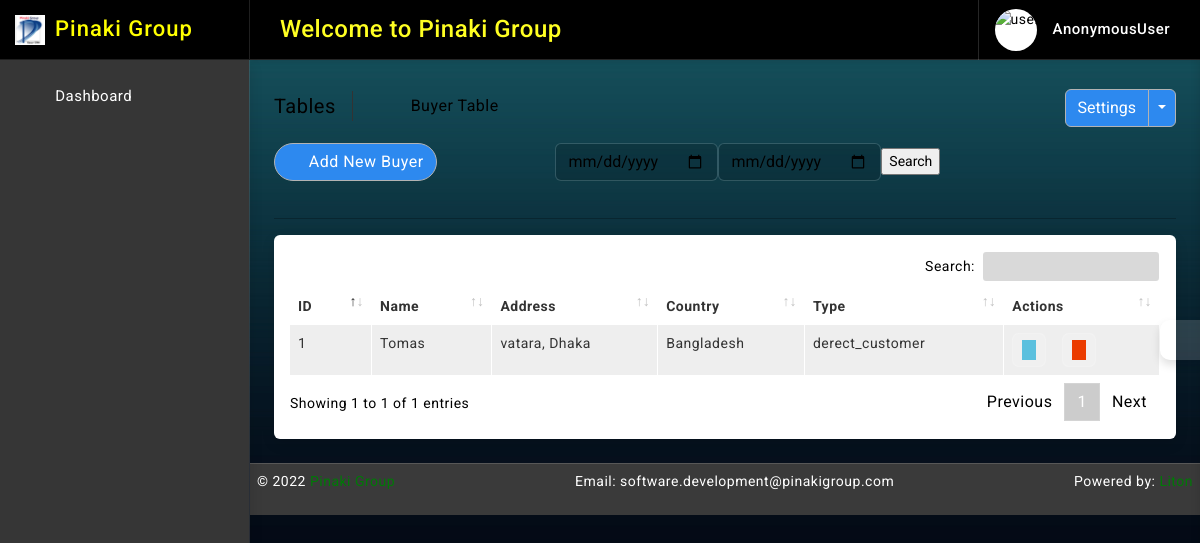
Before: /buyer/ with the older database file.
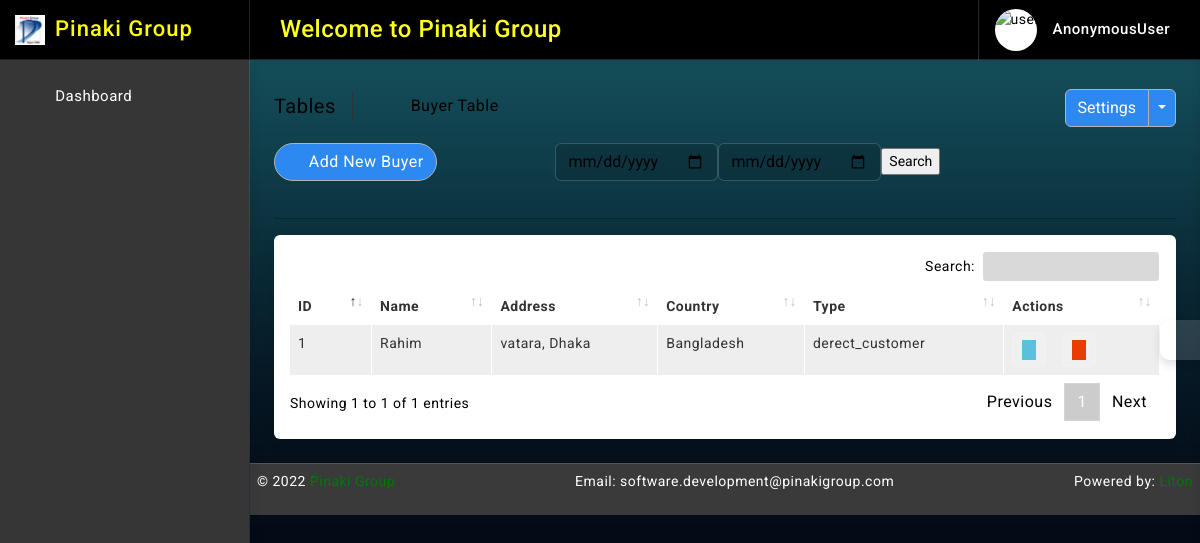
After: the same page with the newer database file.
### buyer/models.py (models this page shows, shortened)
class Buyer(models.Model):
    name = models.CharField(max_length=64, null=True, blank=True)
    address = models.CharField(max_length=128, null=True, blank=True)
    country = models.CharField(max_length=64, null=True, blank=True)
    TYPE = (
        ('', 'Select'),
        ('derect_customer', 'Derect Customer'),
        ('buying_house', 'Buying House'),
    )
    type = models.CharField(max_length=64, null=True, blank=False, choices=TYPE)
    updated_at = models.DateTimeField(auto_now_add=False, auto_now=True)
    created_at = models.DateTimeField(auto_now_add=True, auto_now=False)

### buyer/views.py (the view, shortened to what this page needs)
# urls.py: path('', views.buyer_read, name='buyer_read'),
def buyer_read(request):
    form = BuyerDateSearchForm(request.POST or None)
    buyer_data = Buyer.objects.all().order_by('-id')
    context = {
        'buyer_data': buyer_data,
        'form':form,
    }
    context = {
        'buyer_data': buyer_data,
        'form':form,
    }
    return render(request, 'buyer/read.html', context)

### buyer/forms.py
class BuyerDateSearchForm(forms.ModelForm):
    start_date = forms.DateTimeField(widget=forms.TextInput(attrs={'class': 'form-control', 'type': 'date'}), required=True)
    end_date = forms.DateTimeField(widget=forms.TextInput(attrs={'class': 'form-control', 'type': 'date'}), required=True)
    class Meta:
        model = Buyer
        fields = ['start_date', 'end_date']

### templates/buyer/read.html (shortened to what this page needs)
{% extends 'base/index.html' %}
{% block body %}
{% load static %}
		<div class="page-wrapper">
			<div class="page-content">
				<div class="page-breadcrumb d-none d-sm-flex align-items-center mb-3">
					<div class="breadcrumb-title pe-3">Tables</div>
					<div class="ps-3">
						<nav aria-label="breadcrumb">
							<ol class="breadcrumb mb-0 p-0">
								<li class="breadcrumb-item"><a href="{% url 'home' %}"><i class="bx bx-home-alt"></i></a>
								</li>
								<li class="breadcrumb-item active" aria-current="page">Buyer Table</li>
							</ol>
						</nav>
					</div>
					<div class="ms-auto">
						<div class="btn-group">
							<button type="button" class="btn btn-light">Settings</button>
							<button type="button" class="btn btn-light dropdown-toggle dropdown-toggle-split" data-bs-toggle="dropdown">	<span class="visually-hidden">Toggle Dropdown</span>
							</button>
						</div>
					</div>
				</div>
				<div class="col-md-9">
					<form class="float-md-end" method='POST' action=''>
						<div class="row row-cols-md-auto g-lg-4">
							<div class="col-md-5">
								<div class="controls">
									{{ form.start_date }}
								</div>
							</div><br>
							<div class="col-md-5">
								<div class="controls">
									{{ form.end_date }}
								</div>
							</div><br>
							<div class="col-md-2">
								<div class="controls">
									<input type="submit" value='Search'/>
								</div>
							</div>
						</div>
					</form>
				</div>
                <div class="ms-auto"><a href="/buyer/create/" class="btn btn-light radius-30 mt-2 mt-lg-0"><i class="bx bxs-plus-square"></i>Add New Buyer</a></div><br>
				<hr/>
				<div class="card">
					<div class="card-body">
						<div class="table-responsive">
							<table id="example2" class="table table-striped table-bordered">
								<thead>
									<tr>
										<th>ID</th>
										<th>Name</th>
										<th>Address</th>
										<th>Country</th>
										<th>Type</th>
										<th>Actions</th>
									</tr>
								</thead>
								<tbody>
									{% for data in buyer_data %}
									<tr>
                                        <td>{{ data.id }}</td>
                                        <td>{{ data.name }}</td>
                                        <td>{{ data.address }}</td>
										<td>{{ data.country }}</td>
										<td>{{ data.type }}</td>
									   <td class="center">
										<div class="d-flex order-actions">
											<a class="" href="{% url 'buyer_update' data.id %}">
												<i class='bx bxs-edit'></i>
											</a>
											<a class="ms-3" href="{% url 'buyer_delete' data.id %}" onclick="return confirm('Are you sure?');">
												<i class='bx bxs-trash'></i>
											</a>
										</div>
									   </td>
									</tr>
								 {% endfor %}
								</tbody>
							</table>
						</div>
					</div>
				</div>
			</div>
		</div>
{% endblock body %}

Changed rows visible on the page:
changed Buyer "vatara, Dhaka": name "Tomas" → "Rahim"
